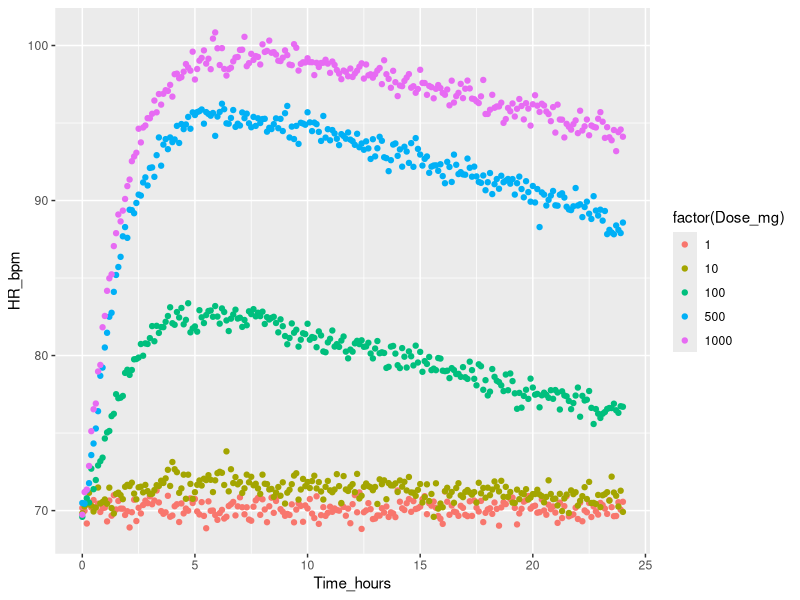
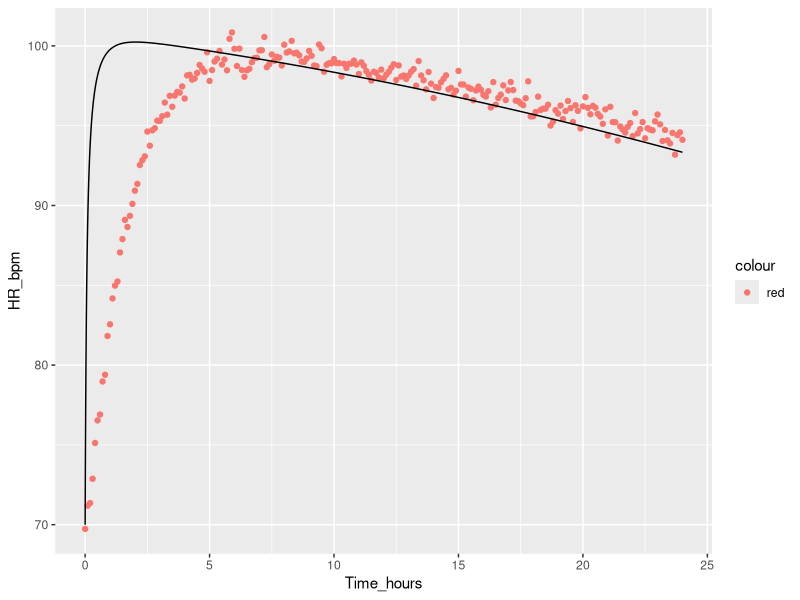
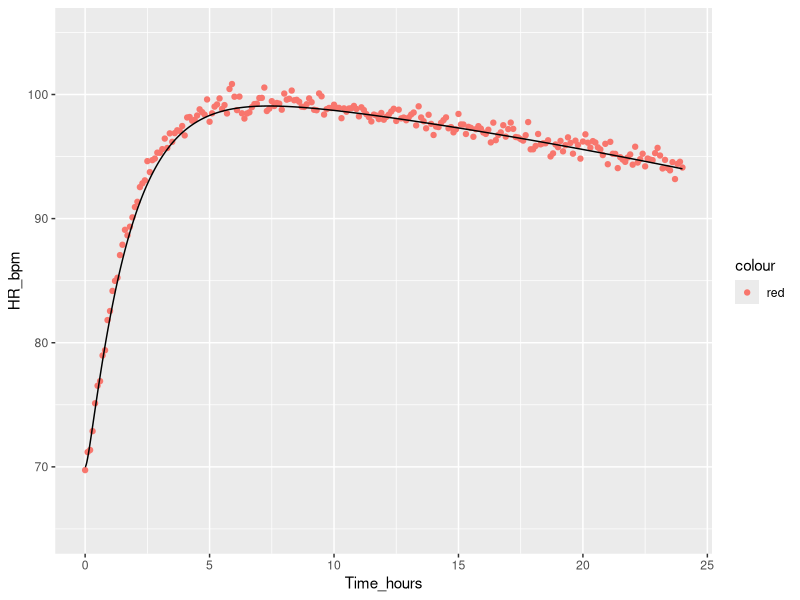
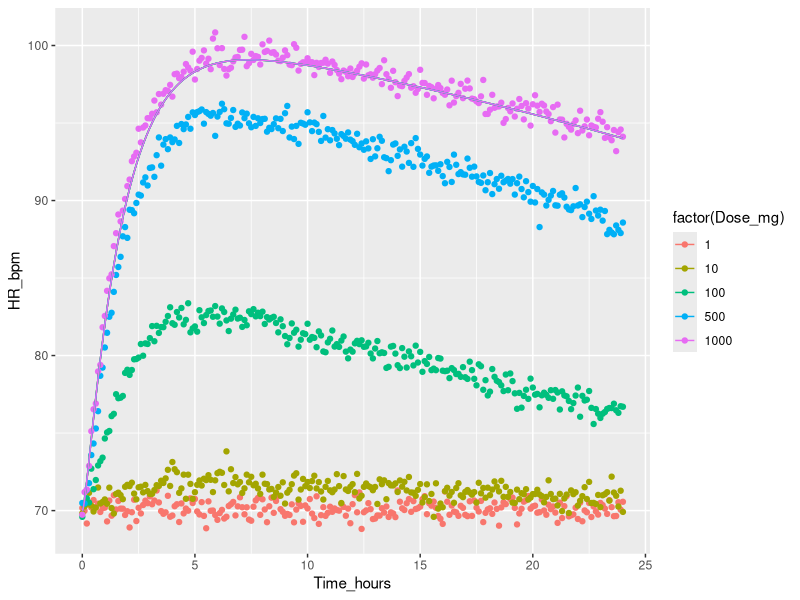

Here is the R script that generated these plots, in order:
#Load packages
library(lattice)
library(ggplot2)
library(deSolve)

#setwd("C:/Users/ethan/OneDrive/Documents/RStudio/RSudio/In Class/Pharmacokdynamics")
setwd("C:/Users/Ethan/Documents/BIOE8510/RSudio/In Class/Pharmacokdynamics")

HR = read.csv("Theoph_PD_HR.csv")

ggplot(HR) + geom_point(aes(x=Time_hours, 
                            y=HR_bpm, 
                            color = factor(Dose_mg), 
                            group = Dose_mg))
#HR = HR0*(1+ Emax*Concentration) / (Km + Concentration)
#Km = EC50 = IC50 (this is is just the concentraion that gives you half of the max response)

########################################### Define 1 compartment PK Model with oral dosing #####################

#Specify deSolve Model
model <- function(time, inits, theta) {
  #Inputs:
  #time: vector of times to be included in output
  #y --> list of initial conditions
  #parms --> list of model parameters
  
  with(as.list(c(inits,theta)), {  #"with" get the named contents of y and theta and lets them be used inside the {}  
    
    Effect = 1+Emax * C1 / (EC50 + C1)
    
    #Model equation
    dA_depot = -Ka*A_depot
    dC1 <- Ka*A_depot/V1 - Ke*C1 
    
    #Add the dif eq for PD model HR into this model instead of a separate model:
    #Effect = 1+Emax*C/(C+Km)
    
    dHR <- Kin*Effect-Kout*HR
    
    #return list of derivatives
    list( c(dA_depot, dC1,dHR))
  })
}

#Fit model parameters
theta = c(Ka = 1.777, V1 =29.39, Ke = 0.054)

#Selecting Subject 1
Theoph_1 = subset(Theoph,Subject==1)

#Note that in Theophylline dataset, Dose column is given as mg/kg. Total dose is Dose*Wt
#Calculate a representative dose to use while exploring:
#Dose = Theoph_1$Dose[1]*Theoph_1$Wt[1]
Dose = 1000
#Inits
inits <- c(A_depot = Dose, #the amount in our depot compartment a time zero is the dose for oral dosing
           C1 =   0 ,
           HR = 70
           )    
#Simulation time
tlast = 24 ; 
times <- seq(0, tlast, 0.01)


theta["Emax"] = 0.5
theta["EC50"] = 4.8
theta["HR0"] = 70
theta["Kin"] =42
theta["Kout"] = theta["Kin"] / inits["HR"] #by steady state these are non independant parameters 

#Simulate
X <- ode(inits, times, model, theta)

#convert results to a dataframe to make plotting easier
X = data.frame(X)


#HR = HR0*(1+ (Emax*Concentration) / (Km + Concentration))
X$HR = theta["HR0"] * (1 + (theta["Emax"] * X$C1)/(theta["EC50"]  + X$C1 ))

ggplot() + geom_point(data = subset(HR,Dose_mg==1000), 
                      aes(x=Time_hours,y=HR_bpm,color = "red")) +
  geom_path(data = X, aes(x=time,y=HR))

# Part 2:

doses = unique(HR$Dose_mg)

Xall = NULL

for (i in 1:length(doses)) {
  
  #Simulate
  X <- ode(inits, times, model, theta)
  
  #convert results to a dataframe to make plotting easier
  X = data.frame(X)
  X$dose = doses[i]
  
  Xall = rbind(Xall,X)
  
}


#Plot simulation on top of Theophylline data:
#note

ggplot() + geom_point(data = subset(HR,Dose_mg==Dose), 
                      aes(x=Time_hours,y=HR_bpm,color = "red")) +
  geom_path(data = X, aes(x=time,y=HR)) + 
  ylim(c(65,105))

ggplot() + geom_point(data = HR, aes(x=Time_hours, y=HR_bpm,color=factor(Dose_mg))) +
  geom_path(data = Xall, aes(x=time,y=HR,color=factor(dose)))
  

                   
